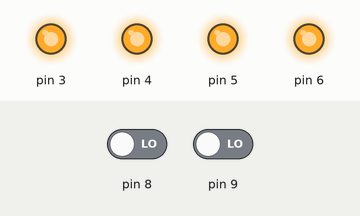
Simulated run of this sketch. Board: Arduino Uno, built with avr-gcc and run on an emulated ATmega328P. On the bench: output pins drawn as LEDs (lit = HIGH). The inputs (shaded band) are chosen by the test bench; at power-on: pin 8 LOW, pin 9 LOW.

Above: at 1.2 s.
1.3 s: pin 8 driven HIGH
At 2.3 s:
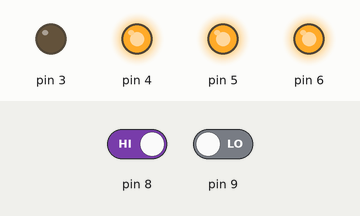
2.8 s: pin 9 driven HIGH
At 3.5 s:
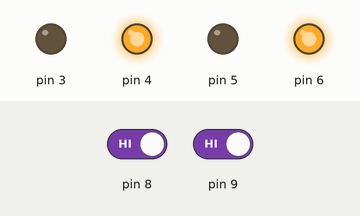
4.3 s: pin 8 driven LOW
At 4.6 s:
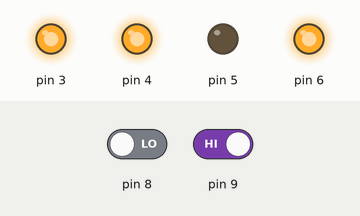
5.8 s: pin 9 driven LOW
At 7.0 s:
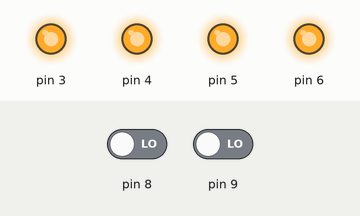
Timing chart, 0 to 8.3 s (numbered marks = the images above; inputs shaded):
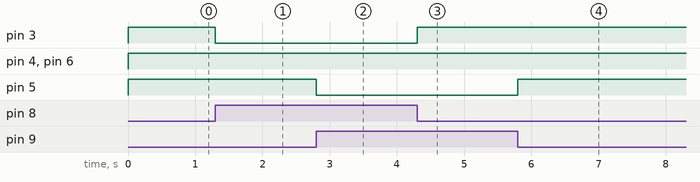

Measured:
- after the input at 1.3 s, pin 3: HIGH → LOW at once
- after the input at 2.8 s, pin 5: HIGH → LOW at once
- after the input at 4.3 s, pin 3: LOW → HIGH at once
- after the input at 5.8 s, pin 5: LOW → HIGH at once

The sketch:

OBJECT_REPELLER_ROBOT.ino
```cpp
int ls, rs;

void setup() {
  // OUTPUT PIN FOR MOTORS
  pinMode(3, OUTPUT);
  pinMode(4, OUTPUT);
  pinMode(5, OUTPUT);
  pinMode(6, OUTPUT);
  // INPUT PINS FOR SENSOR
  pinMode(8, INPUT);
  pinMode(9, INPUT);
}

void loop() {
  // reading values from sensors
  ls = digitalRead(8); // store pin 8 value
  rs = digitalRead(9); // store pin 9 value

  if(ls == HIGH && rs == HIGH) // backwards
  {
    digitalWrite (3, LOW);
    digitalWrite (4, HIGH);
    digitalWrite (5, LOW);
    digitalWrite (6, HIGH);
  }
  else if(ls == HIGH && rs == LOW) // stop LEFT motor
  {
    digitalWrite (3, LOW);
    digitalWrite (4, HIGH);
    digitalWrite (5, HIGH);
    digitalWrite (6, HIGH);
  }
  else if(ls == LOW && rs == HIGH) // stop RIGHT motor
  {
    digitalWrite (3, HIGH);
    digitalWrite (4, HIGH);
    digitalWrite (5, LOW);
    digitalWrite (6, HIGH);
  }
  else // STOP (no object)
  {
    digitalWrite (3, HIGH);
    digitalWrite (4, HIGH);
    digitalWrite (5, HIGH);
    digitalWrite (6, HIGH);
  }


}
```
